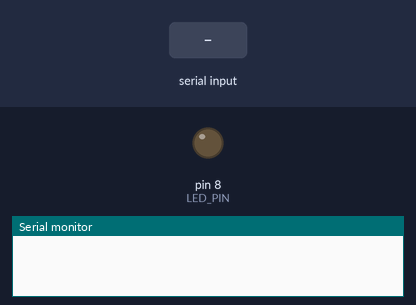
Bench run of a sketch on a simulated Arduino Uno, built with avr-gcc and run on an emulated ATmega328P. Shown: output pins drawn as LEDs (lit = HIGH), the last lines printed to the serial monitor. The inputs (shaded band) are chosen by the test bench.

Above: at 1.2 s.
1.3 s: "flicker\n" received over Serial
At 6.1 s:
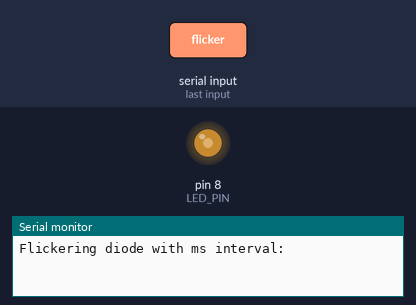
Timing chart, 0 to 10.3 s (numbered marks = the images above; inputs shaded):
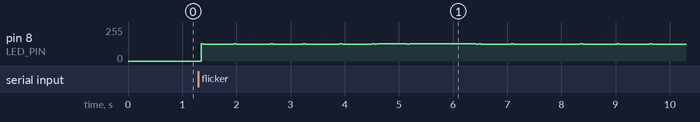

The sketch:

Kontrola_LED_2.ino
```cpp
// (licence header left out)
#define BAUDRATE 9600
#define LED_PIN 8
String readData;
String userCommand;
String commandValue;

// Variables will change:
int ledState = LOW;             // ledState used to set the LED
long previousMillis = 0;        // will store last time LED was updated
bool if_flicker = false;

// the follow variables is a long because the time, measured in miliseconds,
// will quickly become a bigger number than can be stored in an int.
long interval = 1000;           // interval at which to blink (milliseconds)

// the setup function runs once when you press reset or power the board
void setup() {
  Serial.begin(BAUDRATE);
  pinMode(LED_PIN, OUTPUT);
  digitalWrite(LED_PIN, LOW);
}

// the loop function runs over and over again forever
void loop() {
    unsigned long currentMillis = millis();

    if(currentMillis - previousMillis > interval && if_flicker) {
        // save the last time you blinked the LED
        previousMillis = currentMillis;

        // if the LED is off turn it on and vice-versa:
        if (ledState == LOW){
            ledState = HIGH;
        }
        else{
            ledState = LOW;
        }
        // set the LED with the ledState of the variable:
        digitalWrite(LED_PIN, ledState);
    }

    if(Serial.available()>0){
        readData = Serial.readStringUntil('\n');

        // Convert from String Object to String.
        char sz[] = "Command Value";
        char buf[sizeof(sz)];
        readData.toCharArray(buf, sizeof(buf));
        char *p = buf;
        char *str;
        for(int i = 0; i<2;i++)
        {
            str = strtok_r(p, " ", &p);
            if(i==0){
                userCommand= str;
            }
            if(i==1){
                commandValue = str;

            }
        }
        if(userCommand == "flicker"){
            Serial.print("Flickering diode with ms interval: ");
            Serial.println(commandValue);
            interval = commandValue.toInt();
            if_flicker = true;
        }
    }
}
```
